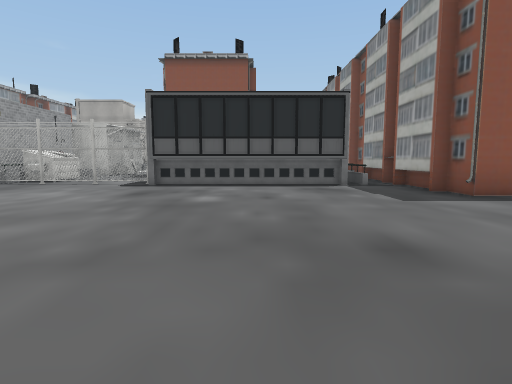
[1] (above)

24 first-person views from a walk through a scene from a Unity 3-D project. The camera is 1.2 m above the floor, tilts 6° down and sees 80° across. Doors are open. The floor is counted in squares, 2 m on a side. Each view is taken from the middle of a square. On the plan, view 1 faces up. The plan holds only what a view shows up to about 9 squares ahead; the rest is blank. The place goes on beyond the plan. The player character is not drawn. Some surface patterns are stand-ins.

[2]
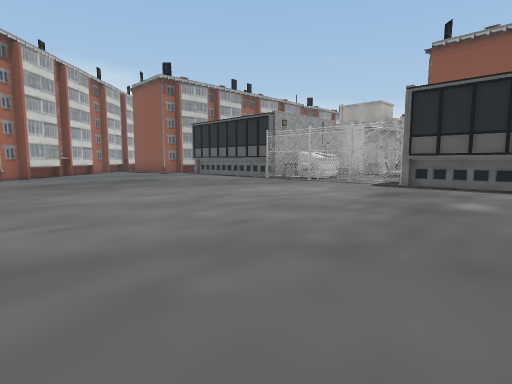

[3]
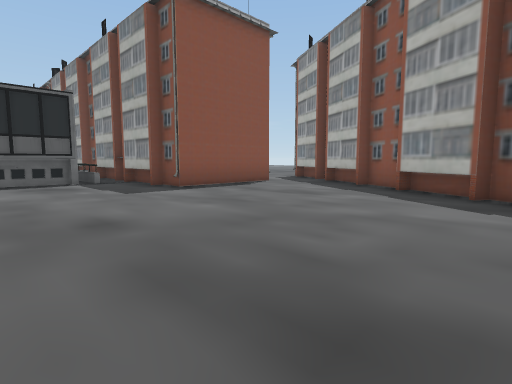

[4]
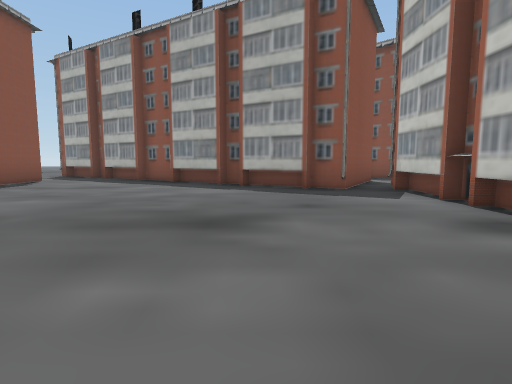

[5]
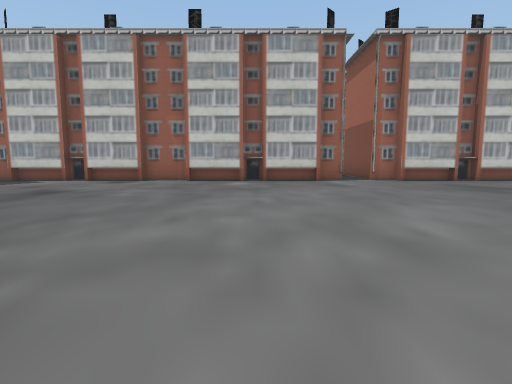

[6]
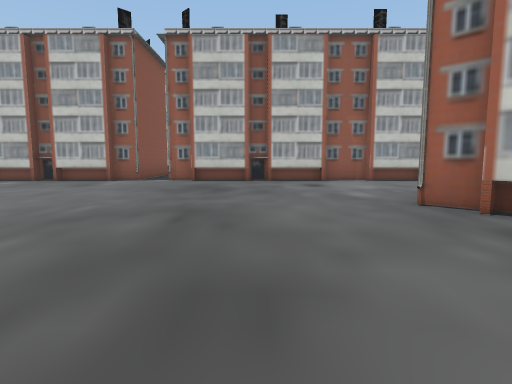

[7]
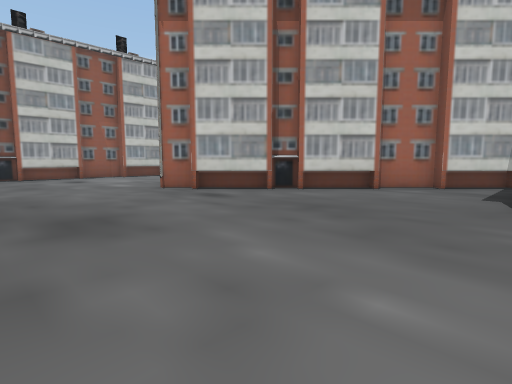

[8]
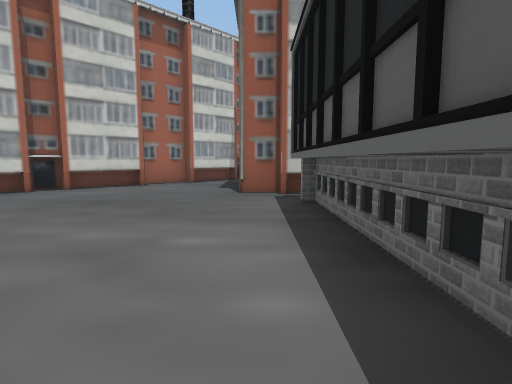

[9]
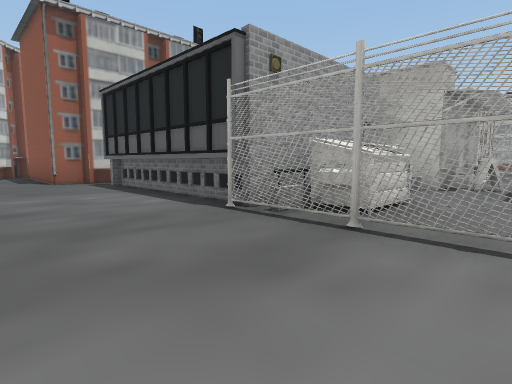

[10]
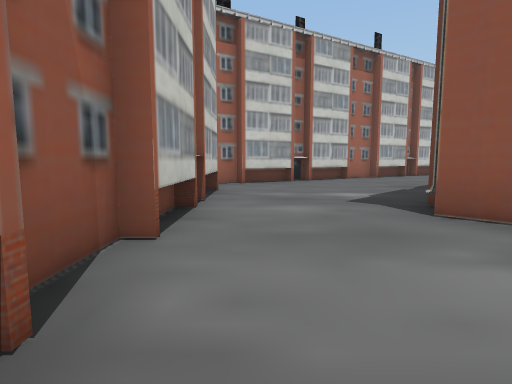

[11]
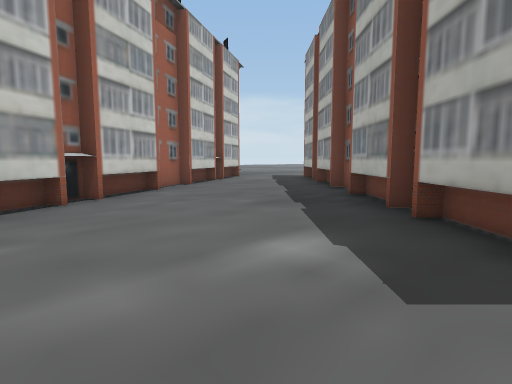

[12]
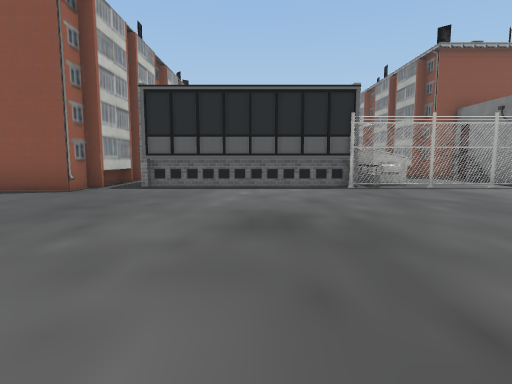

[13]
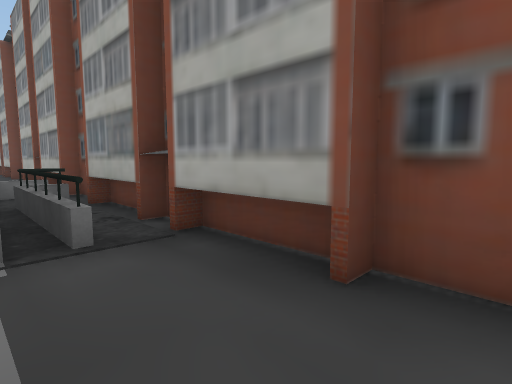

[14]
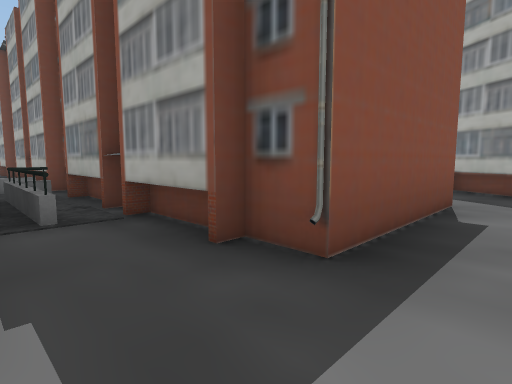

[15]
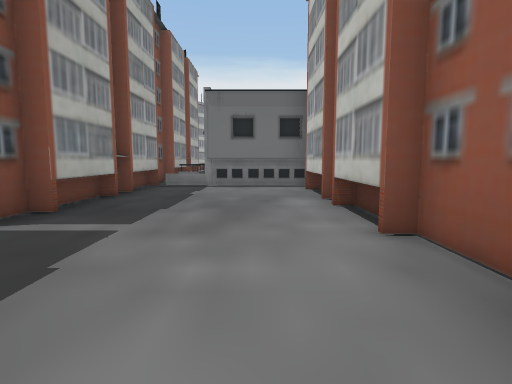

[16]
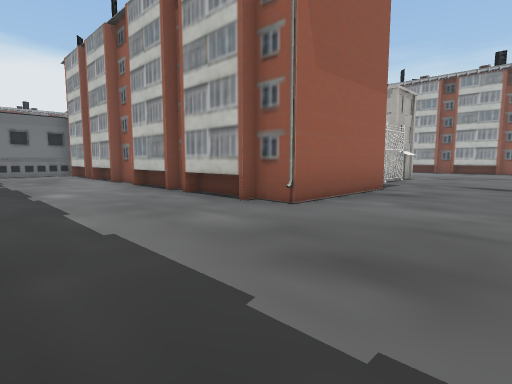

[17]
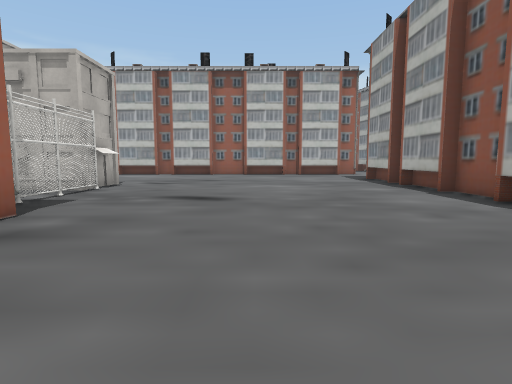

[18]
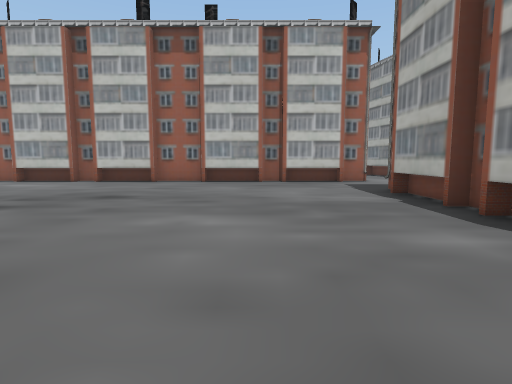

[19]
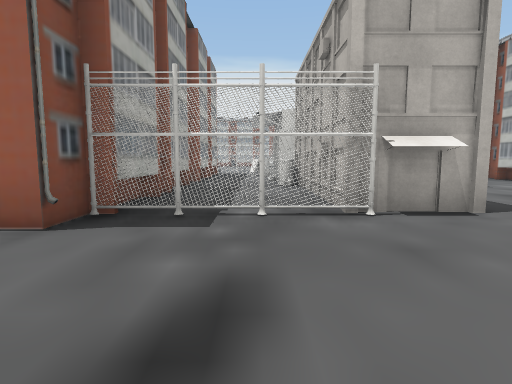

[20]
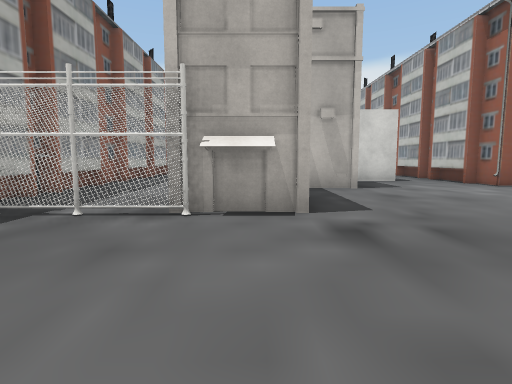

[21]
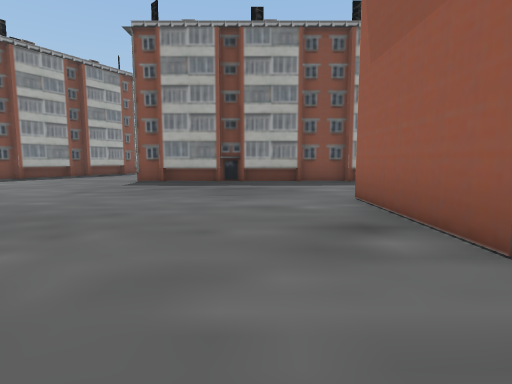

[22]
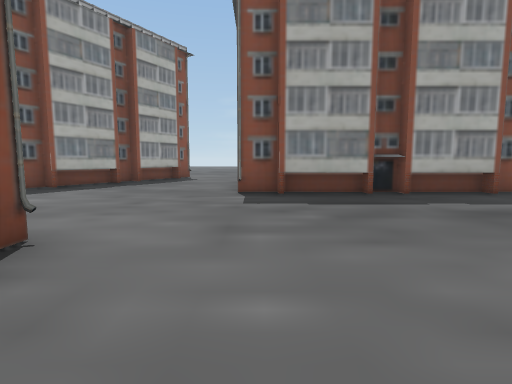

[23]
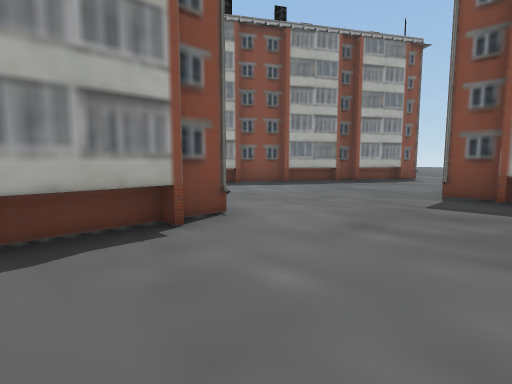

[24]
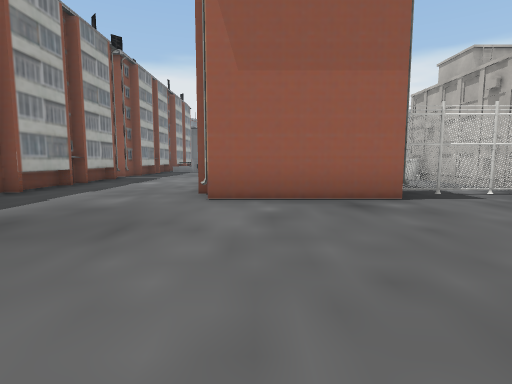

### Floor plan
Key: @ floor where view 1 was taken; # wall or solid block; . floor; = window, fence, low wall or low ledge; B building; I bin; S sign; T thing the floor can be seen under or through; O other object.
Columns run from 20 left of view 1 to 9 right of it. Each row starts with its distance up from view 1.
 31                        .##
 30                       ...###
 29                      ......#
 28        #..###########.......
 27        #....................
 26        #................#
 25        #................#
 24        #................#
 23        #................#
 22        #................#
 21        #......TTTT##....#
 20        #.....BB .####...#
 19        #..... B..#  #...#
 18        #..... B..#  #...#
 17        #...BB I..# ##...#
 16        #...     .###....#
 15        #.##      # ##...#
 14                     #...#
 13                O    #...#
 12              ##S    #...#
 11         B     =.    BBB.#
 10        ##     B..B    B.#
  9        #.    #BI.B    B##
  8        #.#####I##B    B.#
  7      ###......  ##BBBBB.#
  6     #...................#
  5  ## ##..................###..#
  4  .## ##.....................##
  3 ...## ##...................##
  2 ....## ##..................#
  1 .....## #.................##
  0 #.....## ...........@.....#
 -1 ##.....#.................##
 -2  #.......................#
 -3  ##.....................###
 -4   #.##########.##########.#

Where each view was taken, in squares from view 1:
view 1: 0 up, 0 right, facing up
view 2: 0 up, 0 right, facing up-left
view 3: 1 down, 0 right, facing up-right
view 4: 1 down, 2 left, facing right
view 5: 5 up, 3 left, facing down
view 6: 5 up, 9 left, facing down
view 7: 7 up, 8 left, facing down-left
view 8: 7 up, 7 left, facing left
view 9: 5 up, 4 left, facing up-left
view 10: 3 down, 10 left, facing left
view 11: 3 down, 14 left, facing up-left
view 12: 1 up, 9 left, facing up
view 13: 5 up, 2 right, facing up-right
view 14: 4 up, 2 right, facing up-right
view 15: 18 up, 1 right, facing down
view 16: 24 up, 3 right, facing down-left
view 17: 24 up, 0 right, facing left
view 18: 25 up, 4 left, facing left
view 19: 24 up, 5 left, facing down
view 20: 24 up, 7 left, facing down
view 21: 23 up, 5 left, facing right
view 22: 26 up, 2 left, facing right
view 23: 25 up, 2 left, facing up-right
view 24: 26 up, 1 left, facing down
